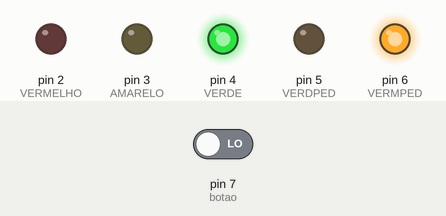
Recording of a sketch running on a simulated Arduino Uno, built with avr-gcc and run on an emulated ATmega328P. On the bench: output pins drawn as LEDs (lit = HIGH). Inputs (shaded band) come from the test bench; at power-on: pin 7 (botao) LOW.

Above: at 4.2 s.
4.3 s: pin 7 (botao) driven LOW
5.8 s: pin 7 (botao) driven HIGH
At 6.7 s:
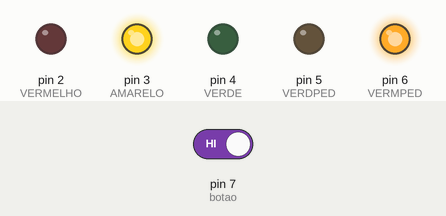
At 10.2 s:
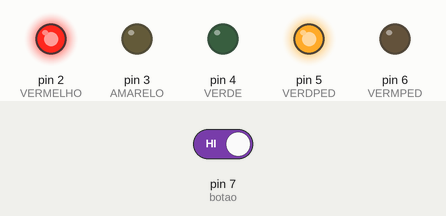
Timing chart, 0 to 16.3 s (numbered marks = the images above; inputs shaded):
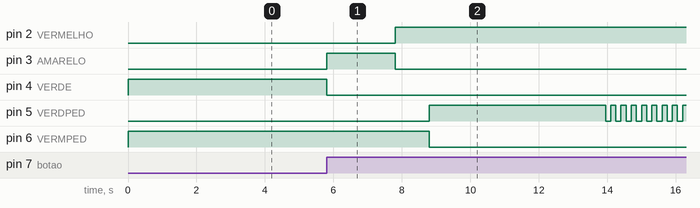

Measured:
- after the input at 4.3 s, every drawn part: stays the same
- after the input at 5.8 s, pin 2 (VERMELHO): LOW → HIGH after 2.0 s; pin 3 (AMARELO): LOW → HIGH at once, → LOW 2.0 s later; pin 4 (VERDE): HIGH → LOW at once; pin 5 (VERDPED): LOW → HIGH after 3.0 s, then repeats every 0.30 s: LOW 0.15 s, HIGH 0.15 s; pin 6 (VERMPED): HIGH → LOW after 3.0 s

The sketch:

sem_foro.ino
```cpp
int VERMELHO = 2;
int AMARELO = 3;
int VERDE = 4;
int VERDPED = 5;
int VERMPED = 6;
int botao = 7;
int tempoatravessar=5000;
unsigned long variacaotempo;

void setup()
{
  pinMode(VERMELHO,OUTPUT);
  pinMode(AMARELO,OUTPUT);
  pinMode(VERDE,OUTPUT);
  pinMode(VERDPED,OUTPUT);
  pinMode(VERMPED,OUTPUT);
  pinMode(botao, INPUT);
  digitalWrite(VERDE,HIGH);
  digitalWrite(VERMPED,HIGH);

  }

  void loop ()
  {
   int state = digitalRead(botao);
   if (state== HIGH && (millis() - variacaotempo) > 5000)
   {
    mudarled();
    }
    }
    void mudarled()
    {
       digitalWrite(VERDE,LOW);
       digitalWrite(AMARELO,HIGH);
       delay(2000);
       digitalWrite(AMARELO,LOW);
       digitalWrite(VERMELHO,HIGH);
       delay(1000);

       digitalWrite(VERMPED,LOW);
       digitalWrite(VERDPED,HIGH);
       delay(tempoatravessar);

       for (int x=0; x<10; x=x+1)
       {
        digitalWrite(VERDPED,HIGH);
        delay(150);
        digitalWrite(VERDPED,LOW);
        delay(150);

        }
       digitalWrite(VERMPED,HIGH);
       delay(500);
       digitalWrite(AMARELO,HIGH);
       digitalWrite(VERMELHO,LOW);
       delay(1000);
       digitalWrite(VERDE,HIGH);
       digitalWrite(AMARELO,LOW);
       variacaotempo = millis();

      }
```
